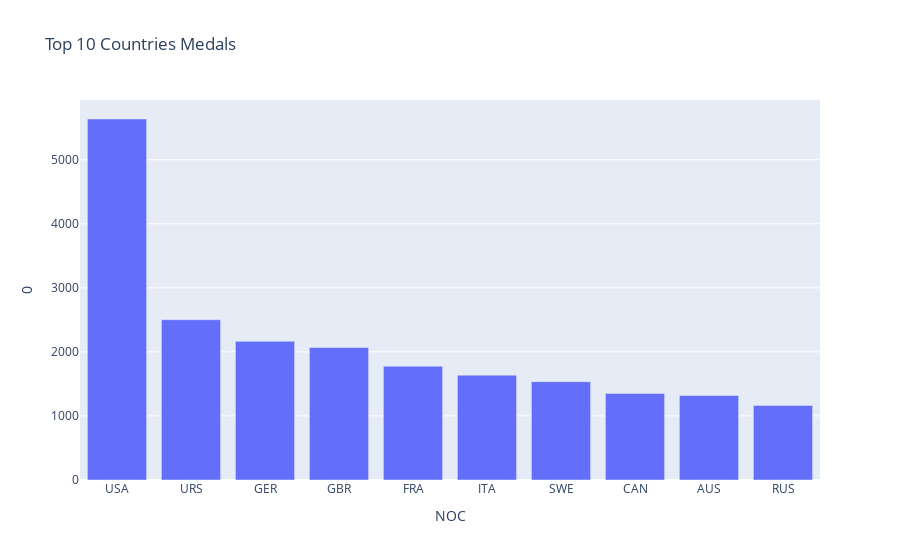

This figure's notebook cell:
### Code cell
fig = px.bar(df.reset_index().head(10), x="NOC", y=0, title="Top 10 Countries Medals")
fig.show()

### Figure 1 — Plotly figure (JSON) as saved in the notebook; plotly's stock layout.template omitted (floating-point values rounded to 4 significant figures)
{"data": [{"alignmentgroup": "True", "hovertemplate": "NOC=%{x}<br>0=%{y}<extra></extra>", "legendgroup": "", "marker": {"color": "#636efa", "pattern": {"shape": ""}}, "name": "", "offsetgroup": "", "orientation": "v", "showlegend": false, "textposition": "auto", "type": "bar", "x": ["USA", "URS", "GER", "GBR", "FRA", "ITA", "SWE", "CAN", "AUS", "RUS"], "xaxis": "x", "y": [5637, 2503, 2165, 2068, 1777, 1637, 1536, 1352, 1320, 1165], "yaxis": "y"}], "layout": {"barmode": "relative", "legend": {"tracegroupgap": 0}, "title": {"text": "Top 10 Countries Medals"}, "xaxis": {"anchor": "y", "domain": [0, 1], "title": {"text": "NOC"}}, "yaxis": {"anchor": "x", "domain": [0, 1], "title": {"text": "0"}}}}
